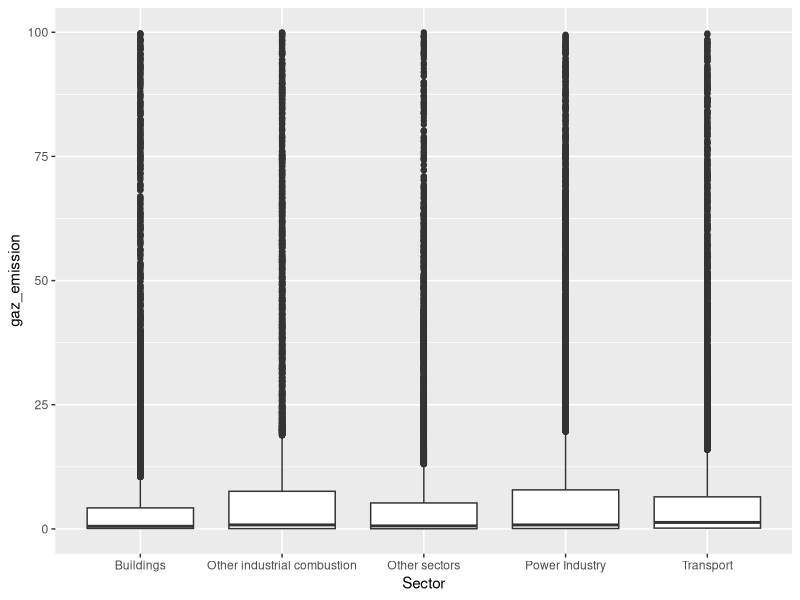
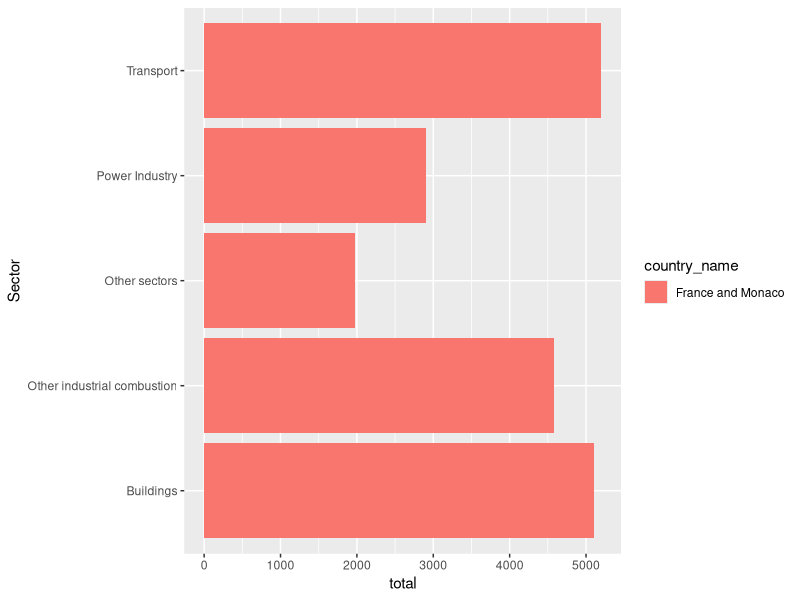
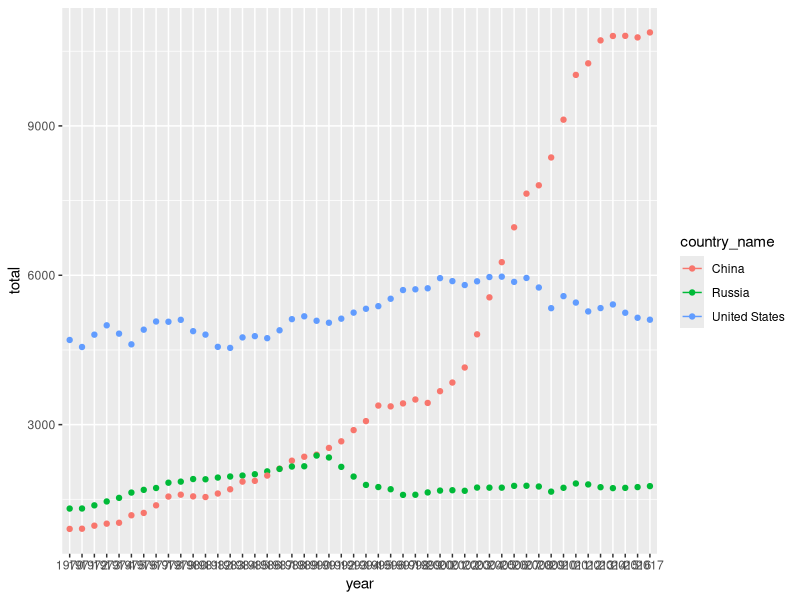
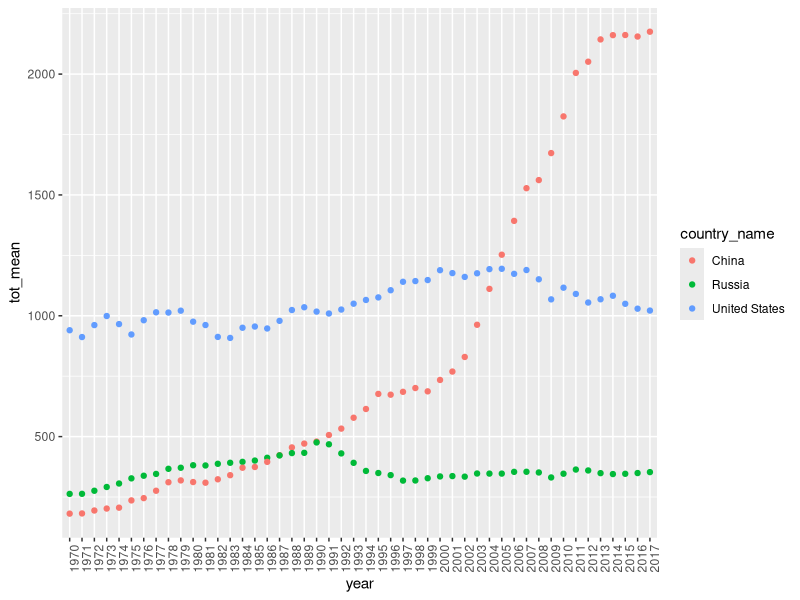

Source code (R) for these figures, in order:
## ---- chunk 1
knitr::opts_chunk$set(echo = TRUE)
## ---- chunk 2
library(tidyverse)
## ---- chunk 3
dfr <- readxl::read_excel("edgar.xlsx")
dfr %>% glimpse()
## ---- chunk 4
tidy_dfr <- dfr %>% 
        pivot_longer(data = ., cols = names(dfr)[-c(1:2)], names_to = "year", values_to = "gaz_emission")
# gather

tidy_dfr
tidy_dfr %>% glimpse()
## ---- chunk 5
# --- Numeric
# tidy_dfr$gaz_emission <- as.numeric(tidy_dfr$gaz_emission)
tidy_dfr <- tidy_dfr %>% 
        mutate(gaz_emission = as.numeric(gaz_emission))

# --- Factor
# tidy_dfr$Sector <- as.factor(tidy_dfr$Sector)
tidy_dfr <- tidy_dfr %>%
        mutate_if(.predicate = is.character, .funs = factor)

tidy_dfr %>% glimpse
## ---- chunk 6
summary(tidy_dfr)
## ---- chunk 7
apply(tidy_dfr, 2, function(x) sum(is.null(x)))
apply(tidy_dfr, 2, function(x) sum(is.na(x)))
apply(tidy_dfr, 2, function(x) sum(is.nan(x)))
apply(tidy_dfr, 2, function(x) sum(is.infinite(x)))

# plus générique
# apply(tidy_dfr, 2, function(x) sum(is.finite(x))/length(x) )
# is.finite(1)
# is.finite(("a"))
# is.finite((NA))
# is.finite((NaN))
# is.finite((Inf))
# sum(is.finite ( tidy_dfr$gaz_emission[1:5] ) )
# apply(tidy_dfr, 2, function(x) x[1])
# tidy_dfr %>% glimpse()
## ---- chunk 8
# tidy_dfr <- tidy_dfr[ - is.na(tidy_dfr$gaz_emission) , ]
df_omit <- na.omit(tidy_dfr)
## ---- chunk 9
df_omit %>%
        # tidy_dfr %>% 
        filter(gaz_emission < 100) %>% 
        
        ggplot(aes(x = Sector, y = gaz_emission)) +
        geom_boxplot()
## ---- chunk 10
aggregate(df_omit$gaz_emission, by = list(Sector = df_omit$Sector), FUN = mean )
# plyr::

df_omit %>% 
        group_by(Sector) %>% 
        summarise(mean_ge = mean(gaz_emission))

# psych::describe(df_omit$gaz_emission)

df_omit %>% 
        plyr::ddply(.data = ., .variables = "Sector", .fun = summarize,
                    nb = n(),
                    mean = round(mean(gaz_emission), 2),
                    sd = round(sd(gaz_emission), 2),
                    median = round(median(gaz_emission), 2),
                    q10 = round(quantile(gaz_emission, probs = .10), 2),
                    q25 = round(quantile(gaz_emission, probs = .10), 2),
                    q75 = round(quantile(gaz_emission, probs = .10), 2),
                    q90 = round(quantile(gaz_emission, probs = .10), 2),
                    min = round(min(gaz_emission), 2),
                    max = round(max(gaz_emission), 2)
        )

df_omit %>% 
        group_by(country_name) %>% 
        summarise_at(.tbl = ., .vars = "gaz_emission",
                     .funs = list(nb = ~n(),
                                  mean = ~round(mean(.), 2),
                                  sd = ~round(sd(.), 2), 
                                  median = ~round(median(.), 2),
                                  q10 = ~round(quantile(., probs = .10), 2),
                                  q25 = ~round(quantile(., probs = .10), 2),
                                  q75 = ~round(quantile(., probs = .10), 2),
                                  q90 = ~round(quantile(., probs = .10), 2),
                                  min = ~round(min(.), 2),
                                  max = ~round(max(.), 2)
                     )) %>% 
        arrange(-mean)
## ---- chunk 11
# unique(df_omit$country_name) 
france_levels <- c("France and Monaco") #, "French Guiana", "French Polynesia") 
france_b <- df_omit %>%
        filter(country_name %in% france_levels) %>% 
        group_by(country_name, Sector) %>% 
        summarise(total = sum(gaz_emission)) %>% 
        arrange(-total)

france_b %>% 
        ggplot(aes(Sector, total, fill = country_name)) +
        # geom_point() +
        geom_col() +
        # geom_dotplot() +
        # geom_col(alpha = .5, position = "") +
        coord_flip()
          
## ---- chunk 12
df_stats <-df_omit %>%
        group_by(country_name, year) %>% 
        summarise(total = sum(gaz_emission)) %>% 
        arrange(-total) %>% 
        filter(country_name %in% c("United States", "China", "Russia") )

df_stats %>% 
        ggplot(aes(year, total, colour = country_name)) +
        geom_point() +
        geom_line()
        # theme(axis)

df_stats <-df_omit %>%
        group_by(country_name, year) %>% 
        summarise(tot_mean = mean(gaz_emission)) %>% 
        arrange(-tot_mean) %>% 
        filter(country_name %in% c("United States", "China", "Russia") )

df_stats %>% 
        ggplot(aes(year, tot_mean, colour = country_name)) +
        geom_point() +
        # geom_line() +
        theme(axis.text.x = element_text(angle = 90, hjust = 1))
